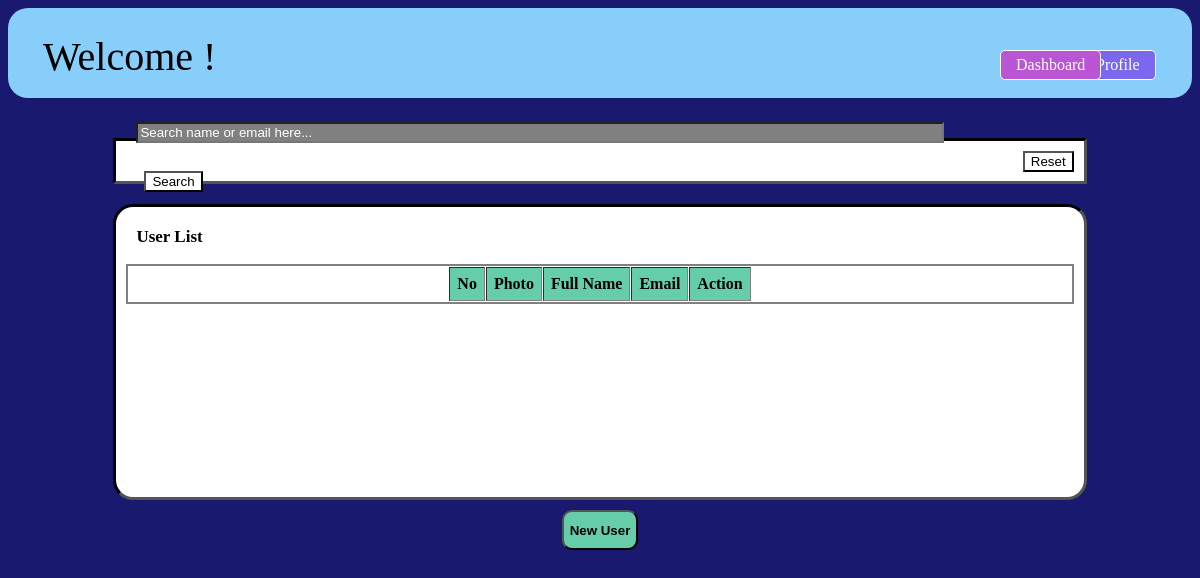
Page /home.php on the earlier database version.
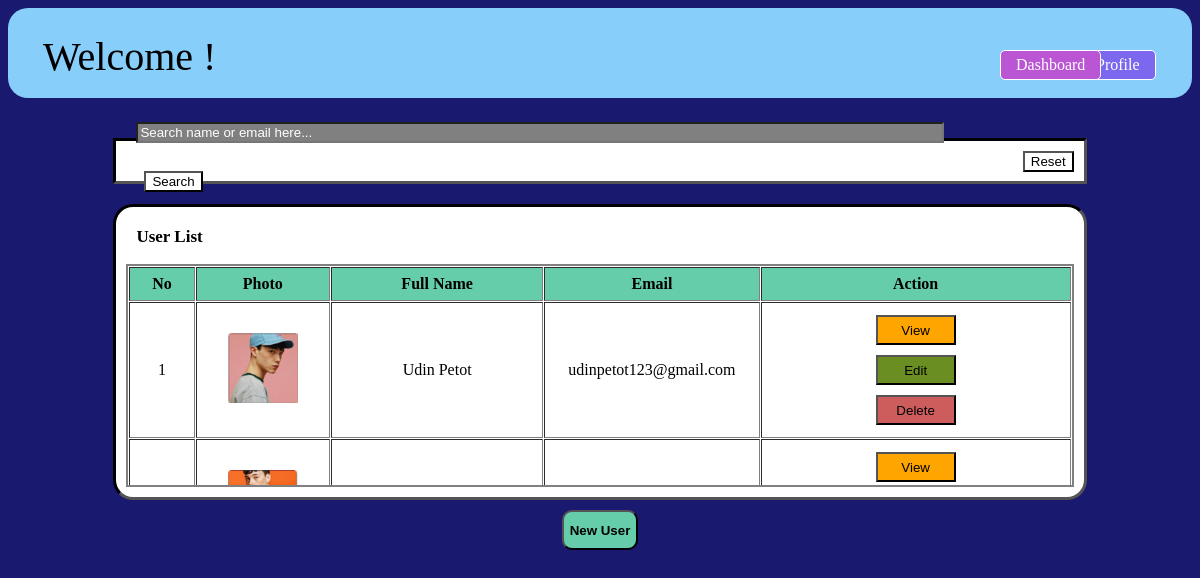
Same page on the later database version.
### tables this page shows
CREATE TABLE `users` (
  `id` varchar(10) NOT NULL,
  `Photo` varchar(255) NOT NULL,
  `first_name` varchar(50) NOT NULL,
  `last_name` varchar(50) NOT NULL,
  `email` varchar(100) NOT NULL,
  `password` char(100) NOT NULL,
  `bio` text NOT NULL,
  `role` varchar(10) NOT NULL
);

### database/database.php (called while the page is built, shortened)
<?php
function connectToDB(){
    $db_server = "localhost";
    $db_user = "root";
    $db_pass = "";
    $db_name = "attendancedb";
    $db_SourceName = "mysql:host=" . $db_server . ";dbname=" . $db_name;
    try{
        $conn = new PDO($db_SourceName, $db_user, $db_pass);
        return $conn;
    }
    catch(PDOException $e) {
        echo "Can't connect to database!<br>";
    }
}
function getData(){
    $conn = connectToDB();
    $stmt = $conn->prepare("SELECT * FROM users");
    $stmt->execute();
    $result = $stmt->fetchAll(PDO::FETCH_ASSOC);
    return $result;
}
?>

### home.php (the view, shortened to what this page needs)
<?php
include("database/database.php");
if(isset($_POST["search"])){
    if(!empty($_POST["dataSearch"])){
        $data = [];
        $spacePosition = strpos($_POST["dataSearch"], ' ');
        if($spacePosition !== false){
            $data["first_name"] = substr($_POST["dataSearch"], 0, $spacePosition);
            $data["last_name"] =  substr($_POST["dataSearch"], $spacePosition + 1);
        }
        else{
            $data["first_name"] = $_POST["dataSearch"];
            $data["last_name"] = '';
        }
        if($data["last_name"] == ''){
            $dataArray = getSelectedData($data);
        }
        else{
            $dataArray = getSelectedData2($data);
        }
    }
}
else{
    $dataArray = getData();
}
?>
<!DOCTYPE html>
<html lang="en">
<head>
</head>
<body>
    <div class="content-box">
        <nav>
            <p class="welcome-text">Welcome
            ?>!</p>
            <a href="profile.php" class="button">Profile</a>
            <a href="home.php" class="button2">Dashboard</a>
        </nav>
        <div class="content-body">
            <div class="search-bar">
                <form action="home.php" method="post">
                    <input type="text" name="dataSearch" class="searchInput" placeholder="Search name or email here..." required></input>
                    <input type="submit" name="search" value="Search" class="searchBut"></input>
                </form>
                <form action="home.php" method="post">
                    <input type="submit" name="reset" value="Reset" class="resetBut"></input>
                </form>
            </div>
            <div class="attendList">
                <p class="user-list"><b>User List</b></p>
                <table border=2 cellspacing=1 cellpadding=7 class="user-table">
                    <tr>
                        <th class="th-top">No</th>
                        <th class="th-top">Photo</th>
                        <th class="th-top">Full Name</th>
                        <th class="th-top">Email</th>
                        <th class="th-top">Action</th>
                    </tr>
                    <?php
                    $no = 1;
                    foreach ($dataArray as $row) {
                    if($row["role"] != "Admin"){
                    echo "<tr>";
                    echo "<td class=\"id-cell\">" . $no . "</td>";
                    echo "<td class=\"photo-cell\">" . "<img class=\"image\" src=\"img/" . $row["Photo"] . "\" alt=\"Can't load...\">" . "</td>";
                    echo "<td class=\"name-cell\">" . $row["first_name"] . " " . $row["last_name"] . "</td>";
                    echo "<td class=\"email-cell\">" . $row["email"] . "</td>";
                    echo "<td class=\"action-cell\">"
                    . "<form action=\"detail.php\" method=\"post\">"
                    . "<button type=\"submit\" class=\"view\" name=\"view\" value=\"" . $row["id"] . "\">" . "<input type=\"hidden\" name=\"id\" value=\"" . $row["id"] . "\">View</button></form>"
                    . "<form action=\"update.php\" method=\"post\">"
                    . "<button type=\"submit\" class=\"edit\" name=\"edit\" value=\"" . $row["id"] . "\">" . "<input type=\"hidden\" name=\"id\" value=\"" . $row["id"] . "\">Edit</button></form>"
                    . "<form action=\"home.php\" method=\"post\" onsubmit=\"return confirmDelete()\">"
                    . "<button type=\"submit\" class=\"delete\" name=\"delete\" value=\"" . $row["id"] . "\">" . "<input type=\"hidden\" name=\"id\" value=\"" . $row["id"] . "\">Delete</button>" . "</form></td>";
                    echo "</tr>";
                    $no += 1;
                    }
                    }
                    ?>
                </table>
            </div>
            <div class="create">
                <form method="get" action="create.php">
                    <input type=submit class="createButton" name="create" value="New User"></input>
                </form>
            </div>
        </div>
    </div>
</body>
</html>

### home.php (style rules this page uses)
.button { display: flex; position: absolute; left: 90%; bottom: 90%; justify-content: right; padding: 5px 15px; text-decoration: none; background-color: mediumslateblue; color: white; border: 1px solid white; border-radius: 5px; cursor: pointer; }
nav { display: flex; background-color: lightskyblue; border-color: black; border-radius: 20px; height: 50px; padding: 20px 30px; font-family: 'Catamaran', serif; }
.welcome-text { margin: 5px 10px 10px 5px; color: black; font-family: 'Catamaran', serif; font-size: 40px; }
.search-bar { background-color: white; font-family: 'Catamaran', serif; display: flex; width: 80%; height: 20px; margin: 10px; margin-top: 40px; padding: 10px 10px; align-items: center; border-color: black; border-style: inset; }
.content-body { display: flex; flex-direction: column; align-items: center; justify-content: center; }
.attendList { background-color: white; display: flex; flex-direction: column; width: 80%; height: 270px; margin: 10px; margin-top: 10px; padding: 10px 10px; border-color: black; border-style: inset; border-radius: 20px; }
body { background-color: midnightblue; }
.user-list { margin-left: 10px; margin-top: 10px; font-size: 17px; }
.th-top { background-color: mediumaquamarine; }
.user-table { overflow: auto; display: flex; justify-content: center; border-style: solid; font-family: 'Catamaran', serif; }
.image { height: 70px; width: 70px; }
.id-cell { width: 50px; font-family: 'Catamaran', serif; }
.photo-cell { width: 120px; font-family: 'Catamaran', serif; }
.name-cell { width: 200px; font-family: 'Catamaran', serif; }
.email-cell { width: 200px; font-family: 'Catamaran', serif; }
.action-cell { width: 300px; font-family: 'Catamaran', serif; }
td { text-align: center; vertical-align: middle; font-family: 'Catamaran', serif; }
button { width: 80px; height: 30px; margin: 5px; }
.view { background-color: orange; border-style: outset; border-color: black; }
.edit { background-color: olivedrab; border-style: outset; border-color: black; }
.delete { background-color: indianred; border-style: outset; border-color: black; }
.createButton { background-color: mediumaquamarine; height: 40px; border-radius: 10px; color: black; font-weight: bold; }
.button2 { display: flex; position: absolute; left: 1000px; bottom: 90%; justify-content: right; padding: 5px 15px; text-decoration: none; background-color: mediumorchid; color: white; border: 1px solid white; border-radius: 5px; cursor: pointer; }
.searchInput { background-color: gray; width: 800px; margin: 10px; }
.searchInput::placeholder { color: white; }
.searchBut { background-color: white; margin: 18px; }
.resetBut { background-color: white; }

Differences in the rows shown:
added users: Photo (picture), first_name "Udin", last_name "Petot", email "udinpetot123@gmail.com"
added users: Photo (picture)
